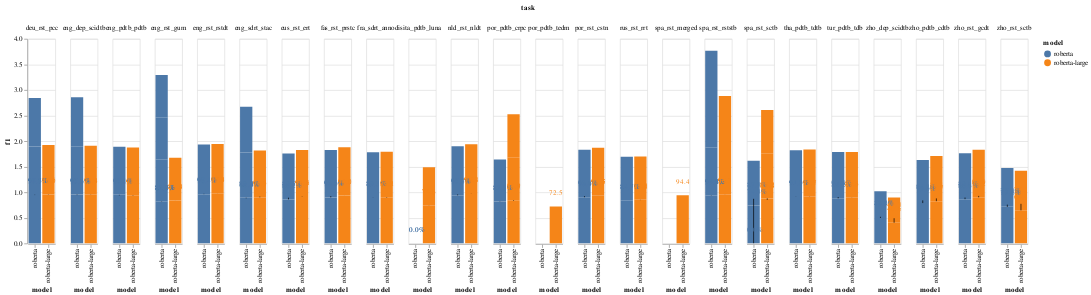

The notebook cell saved with this chart:
### Code cell
# to compare multiple models across multiple datasets + CI
# better if averaged on multiple runs
# inspired from: https://altair-viz.github.io/gallery/grouped_bar_chart_with_error_bars.html
scores = alt.Chart().mark_bar().encode(
    x="model",
    y="f1",
    color="model"
)

error_bars = alt.Chart().mark_errorbar(extent='ci').encode(
    x='model',
    y='f1'
)
f1_labels = scores.mark_text(
    align="left",
    dy= -20, dx=-10
).encode(text=alt.Text("f1:Q",format=".1%"))


alt.layer(scores, error_bars, f1_labels,data=val_scores).facet(
    column='task:N'
).interactive()

### Figure 1 — Vega-Lite specification as saved in the notebook (floating-point values rounded to 4 significant figures)
{"config": {"view": {"continuousWidth": 400, "continuousHeight": 300}}, "data": {"name": "data-0cac9496642f0071367bd692d837b45b"}, "facet": {"column": {"field": "task", "type": "nominal"}}, "spec": {"layer": [{"mark": "bar", "encoding": {"color": {"field": "model", "type": "nominal"}, "x": {"field": "model", "type": "nominal"}, "y": {"field": "f1", "type": "quantitative"}}, "selection": {"selector001": {"type": "interval", "bind": "scales", "encodings": ["x", "y"]}}}, {"mark": {"type": "errorbar", "extent": "ci"}, "encoding": {"x": {"field": "model", "type": "nominal"}, "y": {"field": "f1", "type": "quantitative"}}}, {"mark": {"type": "text", "align": "left", "dx": -10, "dy": -20}, "encoding": {"color": {"field": "model", "type": "nominal"}, "text": {"field": "f1", "format": ".1%", "type": "quantitative"}, "x": {"field": "model", "type": "nominal"}, "y": {"field": "f1", "type": "quantitative"}}}]}, "$schema": "https://vega.github.io/schema/vega-lite/v4.17.0.json", "datasets": {"data-0cac9496642f0071367bd692d837b45b": [{"task": "por_rst_cstn", "task_type": "split", "precision": 0.8956, "recall": 0.9127, "f1": 0.9041, "freeze_layers": "0-7", "learning_rate": 1e-05, "real_batch_size": 64, "eval_subset_num": 500.0, "epochs": 30.0, "max_seq_length": 180, "setup": "single", "model": "roberta", "patience": 10, "train corpus": "por_rst_cstn"}, {"task": "por_rst_cstn", "task_type": "split", "precision": 0.9187, "recall": 0.9333, "f1": 0.926, "freeze_layers": "0-2", "learning_rate": 1e-05, "real_batch_size": 64, "eval_subset_num": 500.0, "epochs": 30.0, "max_seq_length": 180, "setup": "single", "model": "roberta", "patience": 10, "train corpus": "por_rst_cstn"}, {"task": "por_rst_cstn", "task_type": "split", "precision": 0.9507, "recall": 0.919, "f1": 0.9346, "freeze_layers": "0-11", "learning_rate": 1e-05, "real_batch_size": 4, "eval_subset_num": 500.0, "epochs": 30.0, "max_seq_length": 180, "setup": "single", "model": "roberta-large", "patience": 10, "train corpus": "por_rst_cstn"}, {"task": "por_rst_cstn", "task_type": "split", "precision": 0.9227, "recall": 0.9476, "f1": 0.935, "freeze_layers": "0-5", "learning_rate": 1e-05, "real_batch_size": 4, "eval_subset_num": 500.0, "epochs": 30.0, "max_seq_length": 180, "setup": "single", "model": "roberta-large", "patience": 10, "train corpus": "por_rst_cstn"}, {"task": "spa_rst_rststb", "task_type": "split", "precision": 0.9322, "recall": 0.9523, "f1": 0.9421, "freeze_layers": "0-7", "learning_rate": 1e-05, "real_batch_size": 64, "eval_subset_num": 500.0, "epochs": 30.0, "max_seq_length": 180, "setup": "single", "model": "roberta", "patience": 10, "train corpus": "spa_rst_rststb"}, {"task": "spa_rst_rststb", "task_type": "split", "precision": 0.9296, "recall": 0.9451, "f1": 0.9373, "freeze_layers": "0-7", "learning_rate": 1e-05, "real_batch_size": 64, "eval_subset_num": 500.0, "epochs": 30.0, "max_seq_length": 180, "setup": "single", "model": "roberta", "patience": 10, "train corpus": "spa_rst_rststb"}, {"task": "spa_rst_rststb", "task_type": "split", "precision": 0.9264, "recall": 0.9618, "f1": 0.9438, "freeze_layers": "0-7", "learning_rate": 1e-05, "real_batch_size": 64, "eval_subset_num": 500.0, "epochs": 30.0, "max_seq_length": 180, "setup": "single", "model": "roberta", "patience": 10, "train corpus": "spa_rst_rststb"}, {"task": "spa_rst_rststb", "task_type": "split", "precision": 0.9368, "recall": 0.9547, "f1": 0.9456, "freeze_layers": "0-2", "learning_rate": 1e-05, "real_batch_size": 64, "eval_subset_num": 500.0, "epochs": 30.0, "max_seq_length": 180, "setup": "single", "model": "roberta", "patience": 10, "train corpus": "spa_rst_rststb"}, {"task": "spa_rst_rststb", "task_type": "split", "precision": 0.9552, "recall": 0.9666, "f1": 0.9609, "freeze_layers": "0-11", "learning_rate": 1e-05, "real_batch_size": 4, "eval_subset_num": 500.0, "epochs": 30.0, "max_seq_length": 180, "setup": "single", "model": "roberta-large", "patience": 10, "train corpus": "spa_rst_rststb"}, {"task": "spa_rst_rststb", "task_type": "split", "precision": 0.9575, "recall": 0.969, "f1": 0.9632, "freeze_layers": "0-5", "learning_rate": 1e-05, "real_batch_size": 4, "eval_subset_num": 500.0, "epochs": 30.0, "max_seq_length": 180, "setup": "single", "model": "roberta-large", "patience": 10, "train corpus": "spa_rst_rststb"}, {"task": "spa_rst_merged", "task_type": "split", "precision": 0.9426, "recall": 0.9444, "f1": 0.9435, "freeze_layers": "0-11", "learning_rate": 1e-05, "real_batch_size": 4, "eval_subset_num": 500.0, "epochs": 30.0, "max_seq_length": 180, "setup": "single", "model": "roberta-large", "patience": 10, "train corpus": "spa_rst_merged"}, {"task": "spa_rst_rststb", "task_type": "split", "precision": 0.9638, "recall": 0.9591, "f1": 0.9614, "freeze_layers": "0-11", "learning_rate": 1e-05, "real_batch_size": 4, "eval_subset_num": 500.0, "epochs": 30.0, "max_seq_length": 180, "setup": "single", "model": "roberta-large", "patience": 10, "train corpus": "spa_rst_rststb"}, {"task": "spa_rst_sctb", "task_type": "split", "precision": 0.8611, "recall": 0.9029, "f1": 0.8815, "freeze_layers": "0-11", "learning_rate": 1e-05, "real_batch_size": 4, "eval_subset_num": 500.0, "epochs": 30.0, "max_seq_length": 180, "setup": "single", "model": "roberta-large", "patience": 10, "train corpus": "spa_rst_sctb"}, {"task": "eng_rst_gum", "task_type": "split", "precision": 0.8275, "recall": 0.8257, "f1": 0.8266, "freeze_layers": "", "learning_rate": 1e-05, "real_batch_size": 64, "eval_subset_num": 500.0, "epochs": null, "max_seq_length": 180, "setup": "single", "model": "roberta", "patience": 10, "train corpus": "eng_rst_gum"}, {"task": "eng_rst_gum", "task_type": "split", "precision": 0.8328, "recall": 0.8071, "f1": 0.8197, "freeze_layers": "", "learning_rate": 1e-05, "real_batch_size": 64, "eval_subset_num": 500.0, "epochs": null, "max_seq_length": 180, "setup": "single", "model": "roberta", "patience": 10, "train corpus": "eng_rst_gum"}, {"task": "eng_rst_gum", "task_type": "split", "precision": 0.8202, "recall": 0.8229, "f1": 0.8216, "freeze_layers": "0-7", "learning_rate": 1e-05, "real_batch_size": 64, "eval_subset_num": 500.0, "epochs": 30.0, "max_seq_length": 180, "setup": "single", "model": "roberta", "patience": 10, "train corpus": "eng_rst_gum"}, {"task": "eng_rst_gum", "task_type": "split", "precision": 0.8267, "recall": 0.8293, "f1": 0.828, "freeze_layers": "0-2", "learning_rate": 1e-05, "real_batch_size": 64, "eval_subset_num": 500.0, "epochs": 30.0, "max_seq_length": 180, "setup": "single", "model": "roberta", "patience": 10, "train corpus": "eng_rst_gum"}, {"task": "eng_rst_gum", "task_type": "split", "precision": 0.8399, "recall": 0.8387, "f1": 0.8393, "freeze_layers": "0-11", "learning_rate": 1e-05, "real_batch_size": 4, "eval_subset_num": 500.0, "epochs": 30.0, "max_seq_length": 180, "setup": "single", "model": "roberta-large", "patience": 10, "train corpus": "eng_rst_gum"}, {"task": "eng_rst_gum", "task_type": "split", "precision": 0.8415, "recall": 0.8354, "f1": 0.8384, "freeze_layers": "0-5", "learning_rate": 1e-05, "real_batch_size": 4, "eval_subset_num": 500.0, "epochs": 30.0, "max_seq_length": 180, "setup": "single", "model": "roberta-large", "patience": 10, "train corpus": "eng_rst_gum"}, {"task": "zho_rst_gcdt", "task_type": "split", "precision": 0.8686, "recall": 0.864, "f1": 0.8663, "freeze_layers": "0-7", "learning_rate": 1e-05, "real_batch_size": 64, "eval_subset_num": 500.0, "epochs": 30.0, "max_seq_length": 180, "setup": "single", "model": "roberta", "patience": 10, "train corpus": "zho_rst_gcdt"}, {"task": "zho_rst_gcdt", "task_type": "split", "precision": 0.8921, "recall": 0.904, "f1": 0.898, "freeze_layers": "0-2", "learning_rate": 1e-05, "real_batch_size": 64, "eval_subset_num": 500.0, "epochs": 30.0, "max_seq_length": 180, "setup": "single", "model": "roberta", "patience": 10, "train corpus": "zho_rst_gcdt"}, {"task": "zho_rst_gcdt", "task_type": "split", "precision": 0.8888, "recall": 0.9164, "f1": 0.9024, "freeze_layers": "0-11", "learning_rate": 1e-05, "real_batch_size": 4, "eval_subset_num": 500.0, "epochs": 30.0, "max_seq_length": 180, "setup": "single", "model": "roberta-large", "patience": 10, "train corpus": "zho_rst_gcdt"}, {"task": "zho_rst_gcdt", "task_type": "split", "precision": 0.9244, "recall": 0.9351, "f1": 0.9297, "freeze_layers": "0-5", "learning_rate": 1e-05, "real_batch_size": 4, "eval_subset_num": 500.0, "epochs": 30.0, "max_seq_length": 180, "setup": "single", "model": "roberta-large", "patience": 10, "train corpus": "zho_rst_gcdt"}, {"task": "rus_rst_rrt", "task_type": "split", "precision": 0.8313, "recall": 0.8626, "f1": 0.8467, "freeze_layers": "0-7", "learning_rate": 1e-05, "real_batch_size": 64, "eval_subset_num": 500.0, "epochs": 30.0, "max_seq_length": 180, "setup": "single", "model": "roberta", "patience": 10, "train corpus": "rus_rst_rrt"}, {"task": "rus_rst_rrt", "task_type": "split", "precision": 0.821, "recall": 0.874, "f1": 0.8466, "freeze_layers": "0-2", "learning_rate": 1e-05, "real_batch_size": 64, "eval_subset_num": 500.0, "epochs": 30.0, "max_seq_length": 180, "setup": "single", "model": "roberta", "patience": 10, "train corpus": "rus_rst_rrt"}, {"task": "rus_rst_rrt", "task_type": "split", "precision": 0.8485, "recall": 0.8566, "f1": 0.8526, "freeze_layers": "0-11", "learning_rate": 1e-05, "real_batch_size": 4, "eval_subset_num": 500.0, "epochs": 30.0, "max_seq_length": 180, "setup": "single", "model": "roberta-large", "patience": 10, "train corpus": "rus_rst_rrt"}, {"task": "rus_rst_rrt", "task_type": "split", "precision": 0.8371, "recall": 0.8593, "f1": 0.848, "freeze_layers": "0-5", "learning_rate": 1e-05, "real_batch_size": 4, "eval_subset_num": 500.0, "epochs": 30.0, "max_seq_length": 180, "setup": "single", "model": "roberta-large", "patience": 10, "train corpus": "rus_rst_rrt"}, {"task": "tur_pdtb_tdb", "task_type": "split", "precision": 0.8558, "recall": 0.9095, "f1": 0.8819, "freeze_layers": "0-7", "learning_rate": 1e-05, "real_batch_size": 64, "eval_subset_num": 500.0, "epochs": 30.0, "max_seq_length": 180, "setup": "single", "model": "roberta", "patience": 10, "train corpus": "tur_pdtb_tdb"}, {"task": "tur_pdtb_tdb", "task_type": "split", "precision": 0.8985, "recall": 0.918, "f1": 0.9081, "freeze_layers": "0-2", "learning_rate": 1e-05, "real_batch_size": 64, "eval_subset_num": 500.0, "epochs": 30.0, "max_seq_length": 180, "setup": "single", "model": "roberta", "patience": 10, "train corpus": "tur_pdtb_tdb"}, {"task": "tur_pdtb_tdb", "task_type": "split", "precision": 0.8706, "recall": 0.9168, "f1": 0.8931, "freeze_layers": "0-11", "learning_rate": 1e-05, "real_batch_size": 4, "eval_subset_num": 500.0, "epochs": 30.0, "max_seq_length": 180, "setup": "single", "model": "roberta-large", "patience": 10, "train corpus": "tur_pdtb_tdb"}, {"task": "tur_pdtb_tdb", "task_type": "split", "precision": 0.8867, "recall": 0.9059, "f1": 0.8962, "freeze_layers": "0-5", "learning_rate": 1e-05, "real_batch_size": 4, "eval_subset_num": 500.0, "epochs": 30.0, "max_seq_length": 180, "setup": "single", "model": "roberta-large", "patience": 10, "train corpus": "tur_pdtb_tdb"}, {"task": "ita_pdtb_luna", "task_type": "split", "precision": 0.0, "recall": 0.0, "f1": 0.0, "freeze_layers": "0-7", "learning_rate": 1e-05, "real_batch_size": 64, "eval_subset_num": 500.0, "epochs": 30.0, "max_seq_length": 180, "setup": "single", "model": "roberta", "patience": 10, "train corpus": "ita_pdtb_luna"}, {"task": "ita_pdtb_luna", "task_type": "split", "precision": 0.0, "recall": 0.0, "f1": 0.0, "freeze_layers": "0-2", "learning_rate": 1e-05, "real_batch_size": 64, "eval_subset_num": 500.0, "epochs": 30.0, "max_seq_length": 180, "setup": "single", "model": "roberta", "patience": 10, "train corpus": "ita_pdtb_luna"}, {"task": "ita_pdtb_luna", "task_type": "split", "precision": 0.8065, "recall": 0.6944, "f1": 0.7463, "freeze_layers": "0-11", "learning_rate": 1e-05, "real_batch_size": 4, "eval_subset_num": 500.0, "epochs": 30.0, "max_seq_length": 180, "setup": "single", "model": "roberta-large", "patience": 10, "train corpus": "ita_pdtb_luna"}, {"task": "ita_pdtb_luna", "task_type": "split", "precision": 0.7647, "recall": 0.7222, "f1": 0.7429, "freeze_layers": "0-5", "learning_rate": 1e-05, "real_batch_size": 4, "eval_subset_num": 500.0, "epochs": 30.0, "max_seq_length": 180, "setup": "single", "model": "roberta-large", "patience": 10, "train corpus": "ita_pdtb_luna"}, {"task": "zho_pdtb_cdtb", "task_type": "split", "precision": 0.7626, "recall": 0.8185, "f1": 0.7896, "freeze_layers": "0-7", "learning_rate": 1e-05, "real_batch_size": 64, "eval_subset_num": 500.0, "epochs": 30.0, "max_seq_length": 180, "setup": "single", "model": "roberta", "patience": 10, "train corpus": "zho_pdtb_cdtb"}, {"task": "zho_pdtb_cdtb", "task_type": "split", "precision": 0.8707, "recall": 0.8153, "f1": 0.8421, "freeze_layers": "0-2", "learning_rate": 1e-05, "real_batch_size": 64, "eval_subset_num": 500.0, "epochs": 30.0, "max_seq_length": 180, "setup": "single", "model": "roberta", "patience": 10, "train corpus": "zho_pdtb_cdtb"}, {"task": "zho_pdtb_cdtb", "task_type": "split", "precision": 0.8754, "recall": 0.7834, "f1": 0.8269, "freeze_layers": "0-11", "learning_rate": 1e-05, "real_batch_size": 4, "eval_subset_num": 500.0, "epochs": 30.0, "max_seq_length": 180, "setup": "single", "model": "roberta-large", "patience": 10, "train corpus": "zho_pdtb_cdtb"}, {"task": "zho_pdtb_cdtb", "task_type": "split", "precision": 0.9003, "recall": 0.8631, "f1": 0.8813, "freeze_layers": "0-5", "learning_rate": 1e-05, "real_batch_size": 4, "eval_subset_num": 500.0, "epochs": 30.0, "max_seq_length": 180, "setup": "single", "model": "roberta-large", "patience": 10, "train corpus": "zho_pdtb_cdtb"}, {"task": "tha_pdtb_tdtb", "task_type": "split", "precision": 0.8821, "recall": 0.9393, "f1": 0.9098, "freeze_layers": "0-7", "learning_rate": 1e-05, "real_batch_size": 64, "eval_subset_num": 500.0, "epochs": 30.0, "max_seq_length": 180, "setup": "single", "model": "roberta", "patience": 10, "train corpus": "tha_pdtb_tdtb"}, {"task": "tha_pdtb_tdtb", "task_type": "split", "precision": 0.8726, "recall": 0.9565, "f1": 0.9126, "freeze_layers": "0-2", "learning_rate": 1e-05, "real_batch_size": 64, "eval_subset_num": 500.0, "epochs": 30.0, "max_seq_length": 180, "setup": "single", "model": "roberta", "patience": 10, "train corpus": "tha_pdtb_tdtb"}, {"task": "tha_pdtb_tdtb", "task_type": "split", "precision": 0.8949, "recall": 0.9484, "f1": 0.9209, "freeze_layers": "0-11", "learning_rate": 1e-05, "real_batch_size": 4, "eval_subset_num": 500.0, "epochs": 30.0, "max_seq_length": 180, "setup": "single", "model": "roberta-large", "patience": 10, "train corpus": "tha_pdtb_tdtb"}, {"task": "tha_pdtb_tdtb", "task_type": "split", "precision": 0.8882, "recall": 0.9484, "f1": 0.9173, "freeze_layers": "0-5", "learning_rate": 1e-05, "real_batch_size": 4, "eval_subset_num": 500.0, "epochs": 30.0, "max_seq_length": 180, "setup": "single", "model": "roberta-large", "patience": 10, "train corpus": "tha_pdtb_tdtb"}, {"task": "deu_rst_pcc", "task_type": "split", "precision": 0.9457, "recall": 0.9491, "f1": 0.9474, "freeze_layers": "", "learning_rate": 1e-05, "real_batch_size": 64, "eval_subset_num": 500.0, "epochs": null, "max_seq_length": 180, "setup": "single", "model": "roberta", "patience": 10, "train corpus": "deu_rst_pcc"}, {"task": "deu_rst_pcc", "task_type": "split", "precision": 0.9624, "recall": 0.9309, "f1": 0.9464, "freeze_layers": "0-7", "learning_rate": 1e-05, "real_batch_size": 64, "eval_subset_num": 500.0, "epochs": 30.0, "max_seq_length": 180, "setup": "single", "model": "roberta", "patience": 10, "train corpus": "deu_rst_pcc"}, {"task": "deu_rst_pcc", "task_type": "split", "precision": 0.956, "recall": 0.9491, "f1": 0.9526, "freeze_layers": "0-2", "learning_rate": 1e-05, "real_batch_size": 64, "eval_subset_num": 500.0, "epochs": 30.0, "max_seq_length": 180, "setup": "single", "model": "roberta", "patience": 10, "train corpus": "deu_rst_pcc"}, {"task": "deu_rst_pcc", "task_type": "split", "precision": 0.9634, "recall": 0.9564, "f1": 0.9599, "freeze_layers": "0-11", "learning_rate": 1e-05, "real_batch_size": 4, "eval_subset_num": 500.0, "epochs": 30.0, "max_seq_length": 180, "setup": "single", "model": "roberta-large", "patience": 10, "train corpus": "deu_rst_pcc"}, {"task": "deu_rst_pcc", "task_type": "split", "precision": 0.9638, "recall": 0.9673, "f1": 0.9655, "freeze_layers": "0-5", "learning_rate": 1e-05, "real_batch_size": 4, "eval_subset_num": 500.0, "epochs": 30.0, "max_seq_length": 180, "setup": "single", "model": "roberta-large", "patience": 10, "train corpus": "deu_rst_pcc"}, {"task": "eng_sdrt_stac", "task_type": "split", "precision": 0.8681, "recall": 0.9185, "f1": 0.8926, "freeze_layers": "", "learning_rate": 1e-05, "real_batch_size": 64, "eval_subset_num": 500.0, "epochs": null, "max_seq_length": 180, "setup": "single", "model": "roberta", "patience": 10, "train corpus": "eng_sdrt_stac"}, {"task": "eng_sdrt_stac", "task_type": "split", "precision": 0.898, "recall": 0.87, "f1": 0.8838, "freeze_layers": "0-7", "learning_rate": 1e-05, "real_batch_size": 64, "eval_subset_num": 500.0, "epochs": 30.0, "max_seq_length": 180, "setup": "single", "model": "roberta", "patience": 10, "train corpus": "eng_sdrt_stac"}, {"task": "eng_sdrt_stac", "task_type": "split", "precision": 0.8908, "recall": 0.8977, "f1": 0.8943, "freeze_layers": "0-2", "learning_rate": 1e-05, "real_batch_size": 64, "eval_subset_num": 500.0, "epochs": 30.0, "max_seq_length": 180, "setup": "single", "model": "roberta", "patience": 10, "train corpus": "eng_sdrt_stac"}, {"task": "eng_sdrt_stac", "task_type": "split", "precision": 0.9008, "recall": 0.9047, "f1": 0.9027, "freeze_layers": "0-11", "learning_rate": 1e-05, "real_batch_size": 4, "eval_subset_num": 500.0, "epochs": 30.0, "max_seq_length": 180, "setup": "single", "model": "roberta-large", "patience": 10, "train corpus": "eng_sdrt_stac"}, {"task": "eng_sdrt_stac", "task_type": "split", "precision": 0.9087, "recall": 0.9229, "f1": 0.9157, "freeze_layers": "0-5", "learning_rate": 1e-05, "real_batch_size": 4, "eval_subset_num": 500.0, "epochs": 30.0, "max_seq_length": 180, "setup": "single", "model": "roberta-large", "patience": 10, "train corpus": "eng_sdrt_stac"}, {"task": "eng_rst_rstdt", "task_type": "split", "precision": 0.9562, "recall": 0.9716, "f1": 0.9638, "freeze_layers": "0-7", "learning_rate": 1e-05, "real_batch_size": 64, "eval_subset_num": 500.0, "epochs": 30.0, "max_seq_length": 180, "setup": "single", "model": "roberta", "patience": 10, "train corpus": "eng_rst_rstdt"}, {"task": "eng_rst_rstdt", "task_type": "split", "precision": 0.9618, "recall": 0.9805, "f1": 0.9711, "freeze_layers": "0-2", "learning_rate": 1e-05, "real_batch_size": 64, "eval_subset_num": 500.0, "epochs": 30.0, "max_seq_length": 180, "setup": "single", "model": "roberta", "patience": 10, "train corpus": "eng_rst_rstdt"}, {"task": "eng_rst_rstdt", "task_type": "split", "precision": 0.9675, "recall": 0.9783, "f1": 0.9729, "freeze_layers": "0-11", "learning_rate": 1e-05, "real_batch_size": 4, "eval_subset_num": 500.0, "epochs": 30.0, "max_seq_length": 180, "setup": "single", "model": "roberta-large", "patience": 10, "train corpus": "eng_rst_rstdt"}, {"task": "eng_rst_rstdt", "task_type": "split", "precision": 0.9712, "recall": 0.9772, "f1": 0.9742, "freeze_layers": "0-5", "learning_rate": 1e-05, "real_batch_size": 4, "eval_subset_num": 500.0, "epochs": 30.0, "max_seq_length": 180, "setup": "single", "model": "roberta-large", "patience": 10, "train corpus": "eng_rst_rstdt"}, {"task": "fra_sdrt_annodis", "task_type": "split", "precision": 0.8947, "recall": 0.8867, "f1": 0.8907, "freeze_layers": "0-7", "learning_rate": 1e-05, "real_batch_size": 64, "eval_subset_num": 500.0, "epochs": 30.0, "max_seq_length": 180, "setup": "single", "model": "roberta", "patience": 10, "train corpus": "fra_sdrt_annodis"}, {"task": "fra_sdrt_annodis", "task_type": "split", "precision": 0.9057, "recall": 0.8813, "f1": 0.8933, "freeze_layers": "0-2", "learning_rate": 1e-05, "real_batch_size": 64, "eval_subset_num": 500.0, "epochs": 30.0, "max_seq_length": 180, "setup": "single", "model": "roberta", "patience": 10, "train corpus": "fra_sdrt_annodis"}, {"task": "fra_sdrt_annodis", "task_type": "split", "precision": 0.8966, "recall": 0.8885, "f1": 0.8925, "freeze_layers": "0-11", "learning_rate": 1e-05, "real_batch_size": 4, "eval_subset_num": 500.0, "epochs": 30.0, "max_seq_length": 180, "setup": "single", "model": "roberta-large", "patience": 10, "train corpus": "fra_sdrt_annodis"}, {"task": "fra_sdrt_annodis", "task_type": "split", "precision": 0.8883, "recall": 0.9155, "f1": 0.9017, "freeze_layers": "0-5", "learning_rate": 1e-05, "real_batch_size": 4, "eval_subset_num": 500.0, "epochs": 30.0, "max_seq_length": 180, "setup": "single", "model": "roberta-large", "patience": 10, "train corpus": "fra_sdrt_annodis"}, {"task": "por_pdtb_crpc", "task_type": "split", "precision": 0.8019, "recall": 0.8355, "f1": 0.8183, "freeze_layers": "0-7", "learning_rate": 1e-05, "real_batch_size": 64, "eval_subset_num": 500.0, "epochs": 30.0, "max_seq_length": 180, "setup": "single", "model": "roberta", "patience": 10, "train corpus": "por_pdtb_crpc"}, {"task": "por_pdtb_crpc", "task_type": "split", "precision": 0.842, "recall": 0.8081, "f1": 0.8247, "freeze_layers": "0-2", "learning_rate": 1e-05, "real_batch_size": 64, "eval_subset_num": 500.0, "epochs": 30.0, "max_seq_length": 180, "setup": "single", "model": "roberta", "patience": 10, "train corpus": "por_pdtb_crpc"}, {"task": "por_pdtb_crpc", "task_type": "split", "precision": 0.8078, "recall": 0.8677, "f1": 0.8367, "freeze_layers": "0-11", "learning_rate": 1e-05, "real_batch_size": 4, "eval_subset_num": 500.0, "epochs": 30.0, "max_seq_length": 180, "setup": "single", "model": "roberta-large", "patience": 10, "train corpus": "por_pdtb_crpc"}, {"task": "por_pdtb_crpc", "task_type": "split", "precision": 0.8534, "recall": 0.8452, "f1": 0.8493, "freeze_layers": "0-5", "learning_rate": 1e-05, "real_batch_size": 4, "eval_subset_num": 500.0, "epochs": 30.0, "max_seq_length": 180, "setup": "single", "model": "roberta-large", "patience": 10, "train corpus": "por_pdtb_crpc"}, {"task": "por_pdtb_tedm", "task_type": "split", "precision": 0.7143, "recall": 0.7353, "f1": 0.7246, "freeze_layers": "0-5", "learning_rate": 1e-05, "real_batch_size": 4, "eval_subset_num": 500.0, "epochs": 30.0, "max_seq_length": 180, "setup": "single", "model": "roberta-large", "patience": 10, "train corpus": "por_pdtb_tedm"}, {"task": "por_pdtb_crpc", "task_type": "split", "precision": 0.8307, "recall": 0.8548, "f1": 0.8426, "freeze_layers": "0-5", "learning_rate": 1e-05, "real_batch_size": 4, "eval_subset_num": 500.0, "epochs": 30.0, "max_seq_length": 180, "setup": "single", "model": "roberta-large", "patience": 10, "train corpus": "por_pdtb_crpc"}, {"task": "eng_dep_scidtb", "task_type": "split", "precision": 0.9421, "recall": 0.9695, "f1": 0.9556, "freeze_layers": "", "learning_rate": 1e-05, "real_batch_size": 64, "eval_subset_num": 500.0, "epochs": null, "max_seq_length": 180, "setup": "single", "model": "roberta", "patience": 10, "train corpus": "eng_dep_scidtb"}, {"task": "eng_dep_scidtb", "task_type": "split", "precision": 0.9377, "recall": 0.954, "f1": 0.9458, "freeze_layers": "0-7", "learning_rate": 1e-05, "real_batch_size": 64, "eval_subset_num": 500.0, "epochs": 30.0, "max_seq_length": 180, "setup": "single", "model": "roberta", "patience": 10, "train corpus": "eng_dep_scidtb"}, {"task": "eng_dep_scidtb", "task_type": "split", "precision": 0.9425, "recall": 0.97, "f1": 0.956, "freeze_layers": "0-2", "learning_rate": 1e-05, "real_batch_size": 64, "eval_subset_num": 500.0, "epochs": 30.0, "max_seq_length": 180, "setup": "single", "model": "roberta", "patience": 10, "train corpus": "eng_dep_scidtb"}, {"task": "eng_dep_scidtb", "task_type": "split", "precision": 0.9448, "recall": 0.9638, "f1": 0.9542, "freeze_layers": "0-11", "learning_rate": 1e-05, "real_batch_size": 4, "eval_subset_num": 500.0, "epochs": 30.0, "max_seq_length": 180, "setup": "single", "model": "roberta-large", "patience": 10, "train corpus": "eng_dep_scidtb"}, {"task": "eng_dep_scidtb", "task_type": "split", "precision": 0.9621, "recall": 0.9545, "f1": 0.9583, "freeze_layers": "0-5", "learning_rate": 1e-05, "real_batch_size": 4, "eval_subset_num": 500.0, "epochs": 30.0, "max_seq_length": 180, "setup": "single", "model": "roberta-large", "patience": 10, "train corpus": "eng_dep_scidtb"}, {"task": "eng_pdtb_pdtb", "task_type": "split", "precision": 0.9565, "recall": 0.9454, "f1": 0.9509, "freeze_layers": "0-7", "learning_rate": 1e-05, "real_batch_size": 64, "eval_subset_num": 500.0, "epochs": 30.0, "max_seq_length": 180, "setup": "single", "model": "roberta", "patience": 10, "train corpus": "eng_pdtb_pdtb"}, {"task": "eng_pdtb_pdtb", "task_type": "split", "precision": 0.9339, "recall": 0.9486, "f1": 0.9412, "freeze_layers": "0-2", "learning_rate": 1e-05, "real_batch_size": 64, "eval_subset_num": 500.0, "epochs": 30.0, "max_seq_length": 180, "setup": "single", "model": "roberta", "patience": 10, "train corpus": "eng_pdtb_pdtb"}, {"task": "eng_pdtb_pdtb", "task_type": "split", "precision": 0.9405, "recall": 0.9286, "f1": 0.9345, "freeze_layers": "0-11", "learning_rate": 1e-05, "real_batch_size": 4, "eval_subset_num": 500.0, "epochs": 30.0, "max_seq_length": 180, "setup": "single", "model": "roberta-large", "patience": 10, "train corpus": "eng_pdtb_pdtb"}, {"task": "eng_pdtb_pdtb", "task_type": "split", "precision": 0.9432, "recall": 0.9412, "f1": 0.9422, "freeze_layers": "0-5", "learning_rate": 1e-05, "real_batch_size": 4, "eval_subset_num": 500.0, "epochs": 30.0, "max_seq_length": 180, "setup": "single", "model": "roberta-large", "patience": 10, "train corpus": "eng_pdtb_pdtb"}, {"task": "eus_rst_ert", "task_type": "split", "precision": 0.8716, "recall": 0.8523, "f1": 0.8618, "freeze_layers": "0-7", "learning_rate": 1e-05, "real_batch_size": 64, "eval_subset_num": 500.0, "epochs": 30.0, "max_seq_length": 180, "setup": "single", "model": "roberta", "patience": 10, "train corpus": "eus_rst_ert"}, {"task": "eus_rst_ert", "task_type": "split", "precision": 0.8904, "recall": 0.8996, "f1": 0.8949, "freeze_layers": "0-2", "learning_rate": 1e-05, "real_batch_size": 64, "eval_subset_num": 500.0, "epochs": 30.0, "max_seq_length": 180, "setup": "single", "model": "roberta", "patience": 10, "train corpus": "eus_rst_ert"}, {"task": "eus_rst_ert", "task_type": "split", "precision": 0.9388, "recall": 0.8833, "f1": 0.9102, "freeze_layers": "0-11", "learning_rate": 1e-05, "real_batch_size": 4, "eval_subset_num": 500.0, "epochs": 30.0, "max_seq_length": 180, "setup": "single", "model": "roberta-large", "patience": 10, "train corpus": "eus_rst_ert"}, {"task": "eus_rst_ert", "task_type": "split", "precision": 0.9354, "recall": 0.8981, "f1": 0.9164, "freeze_layers": "0-5", "learning_rate": 1e-05, "real_batch_size": 4, "eval_subset_num": 500.0, "epochs": 30.0, "max_seq_length": 180, "setup": "single", "model": "roberta-large", "patience": 10, "train corpus": "eus_rst_ert"}, {"task": "spa_rst_sctb", "task_type": "split", "precision": 0.9688, "recall": 0.6019, "f1": 0.7425, "freeze_layers": "0-7", "learning_rate": 1e-05, "real_batch_size": 64, "eval_subset_num": 500.0, "epochs": 30.0, "max_seq_length": 180, "setup": "single", "model": "roberta", "patience": 10, "train corpus": "spa_rst_sctb"}, {"task": "spa_rst_sctb", "task_type": "split", "precision": 0.0, "recall": 0.0, "f1": 0.0, "freeze_layers": "0-7", "learning_rate": 1e-05, "real_batch_size": 64, "eval_subset_num": 500.0, "epochs": 30.0, "max_seq_length": 180, "setup": "single", "model": "roberta", "patience": 10, "train corpus": "spa_rst_sctb"}, {"task": "spa_rst_sctb", "task_type": "split", "precision": 0.8455, "recall": 0.9029, "f1": 0.8732, "freeze_layers": "0-2", "learning_rate": 1e-05, "real_batch_size": 64, "eval_subset_num": 500.0, "epochs": 30.0, "max_seq_length": 180, "setup": "single", "model": "roberta", "patience": 10, "train corpus": "spa_rst_sctb"}, {"task": "spa_rst_sctb", "task_type": "split", "precision": 0.8889, "recall": 0.8544, "f1": 0.8713, "freeze_layers": "0-11", "learning_rate": 1e-05, "real_batch_size": 4, "eval_subset_num": 500.0, "epochs": 30.0, "max_seq_length": 180, "setup": "single", "model": "roberta-large", "patience": 10, "train corpus": "spa_rst_sctb"}, {"task": "spa_rst_sctb", "task_type": "split", "precision": 0.8544, "recall": 0.8544, "f1": 0.8544, "freeze_layers": "0-5", "learning_rate": 1e-05, "real_batch_size": 4, "eval_subset_num": 500.0, "epochs": 30.0, "max_seq_length": 180, "setup": "single", "model": "roberta-large", "patience": 10, "train corpus": "spa_rst_sctb"}, {"task": "fas_rst_prstc", "task_type": "split", "precision": 0.8981, "recall": 0.9028, "f1": 0.9004, "freeze_layers": "0-7", "learning_rate": 1e-05, "real_batch_size": 64, "eval_subset_num": 500.0, "epochs": 30.0, "max_seq_length": 180, "setup": "single", "model": "roberta", "patience": 10, "train corpus": "fas_rst_prstc"}, {"task": "fas_rst_prstc", "task_type": "split", "precision": 0.9151, "recall": 0.9358, "f1": 0.9253, "freeze_layers": "0-2", "learning_rate": 1e-05, "real_batch_size": 64, "eval_subset_num": 500.0, "epochs": 30.0, "max_seq_length": 180, "setup": "single", "model": "roberta", "patience": 10, "train corpus": "fas_rst_prstc"}, {"task": "fas_rst_prstc", "task_type": "split", "precision": 0.9332, "recall": 0.9462, "f1": 0.9397, "freeze_layers": "0-11", "learning_rate": 1e-05, "real_batch_size": 4, "eval_subset_num": 500.0, "epochs": 30.0, "max_seq_length": 180, "setup": "single", "model": "roberta-large", "patience": 10, "train corpus": "fas_rst_prstc"}, {"task": "fas_rst_prstc", "task_type": "split", "precision": 0.9348, "recall": 0.9462, "f1": 0.9405, "freeze_layers": "0-5", "learning_rate": 1e-05, "real_batch_size": 4, "eval_subset_num": 500.0, "epochs": 30.0, "max_seq_length": 180, "setup": "single", "model": "roberta-large", "patience": 10, "train corpus": "fas_rst_prstc"}, {"task": "zho_dep_scidtb", "task_type": "split", "precision": 0.9035, "recall": 0.3445, "f1": 0.4988, "freeze_layers": "0-7", "learning_rate": 1e-05, "real_batch_size": 64, "eval_subset_num": 500.0, "epochs": 30.0, "max_seq_length": 180, "setup": "single", "model": "roberta", "patience": 10, "train corpus": "zho_dep_scidtb"}, {"task": "zho_dep_scidtb", "task_type": "split", "precision": 0.8615, "recall": 0.3746, "f1": 0.5221, "freeze_layers": "0-2", "learning_rate": 1e-05, "real_batch_size": 64, "eval_subset_num": 500.0, "epochs": 30.0, "max_seq_length": 180, "setup": "single", "model": "roberta", "patience": 10, "train corpus": "zho_dep_scidtb"}, {"task": "zho_dep_scidtb", "task_type": "split", "precision": 0.5238, "recall": 0.3311, "f1": 0.4057, "freeze_layers": "0-11", "learning_rate": 1e-05, "real_batch_size": 4, "eval_subset_num": 500.0, "epochs": 30.0, "max_seq_length": 180, "setup": "single", "model": "roberta-large", "patience": 10, "train corpus": "zho_dep_scidtb"}, {"task": "zho_dep_scidtb", "task_type": "split", "precision": 0.7483, "recall": 0.3679, "f1": 0.4933, "freeze_layers": "0-5", "learning_rate": 1e-05, "real_batch_size": 4, "eval_subset_num": 500.0, "epochs": 30.0, "max_seq_length": 180, "setup": "single", "model": "roberta-large", "patience": 10, "train corpus": "zho_dep_scidtb"}, {"task": "nld_rst_nldt", "task_type": "split", "precision": 0.929, "recall": 0.9534, "f1": 0.941, "freeze_layers": "0-7", "learning_rate": 1e-05, "real_batch_size": 64, "eval_subset_num": 500.0, "epochs": 30.0, "max_seq_length": 180, "setup": "single", "model": "roberta", "patience": 10, "train corpus": "nld_rst_nldt"}, {"task": "nld_rst_nldt", "task_type": "split", "precision": 0.9486, "recall": 0.9679, "f1": 0.9582, "freeze_layers": "0-2", "learning_rate": 1e-05, "real_batch_size": 64, "eval_subset_num": 500.0, "epochs": 30.0, "max_seq_length": 180, "setup": "single", "model": "roberta", "patience": 10, "train corpus": "nld_rst_nldt"}, {"task": "nld_rst_nldt", "task_type": "split", "precision": 0.9652, "recall": 0.9708, "f1": 0.968, "freeze_layers": "0-11", "learning_rate": 1e-05, "real_batch_size": 4, "eval_subset_num": 500.0, "epochs": 30.0, "max_seq_length": 180, "setup": "single", "model": "roberta-large", "patience": 10, "train corpus": "nld_rst_nldt"}, {"task": "nld_rst_nldt", "task_type": "split", "precision": 0.9681, "recall": 0.9738, "f1": 0.9709, "freeze_layers": "0-5", "learning_rate": 1e-05, "real_batch_size": 4, "eval_subset_num": 500.0, "epochs": 30.0, "max_seq_length": 180, "setup": "single", "model": "roberta-large", "patience": 10, "train corpus": "nld_rst_nldt"}, {"task": "zho_rst_sctb", "task_type": "split", "precision": 0.7228, "recall": 0.7087, "f1": 0.7157, "freeze_layers": "0-7", "learning_rate": 1e-05, "real_batch_size": 64, "eval_subset_num": 500.0, "epochs": 30.0, "max_seq_length": 180, "setup": "single", "model": "roberta", "patience": 10, "train corpus": "zho_rst_sctb"}, {"task": "zho_rst_sctb", "task_type": "split", "precision": 0.7257, "recall": 0.7961, "f1": 0.7593, "freeze_layers": "0-2", "learning_rate": 1e-05, "real_batch_size": 64, "eval_subset_num": 500.0, "epochs": 30.0, "max_seq_length": 180, "setup": "single", "model": "roberta", "patience": 10, "train corpus": "zho_rst_sctb"}, {"task": "zho_rst_sctb", "task_type": "split", "precision": 0.6355, "recall": 0.6602, "f1": 0.6476, "freeze_layers": "0-11", "learning_rate": 1e-05, "real_batch_size": 4, "eval_subset_num": 500.0, "epochs": 30.0, "max_seq_length": 180, "setup": "single", "model": "roberta-large", "patience": 10, "train corpus": "zho_rst_sctb"}, {"task": "zho_rst_sctb", "task_type": "split", "precision": 0.7097, "recall": 0.8544, "f1": 0.7753, "freeze_layers": "0-5", "learning_rate": 1e-05, "real_batch_size": 4, "eval_subset_num": 500.0, "epochs": 30.0, "max_seq_length": 180, "setup": "single", "model": "roberta-large", "patience": 10, "train corpus": "zho_rst_sctb"}]}}
